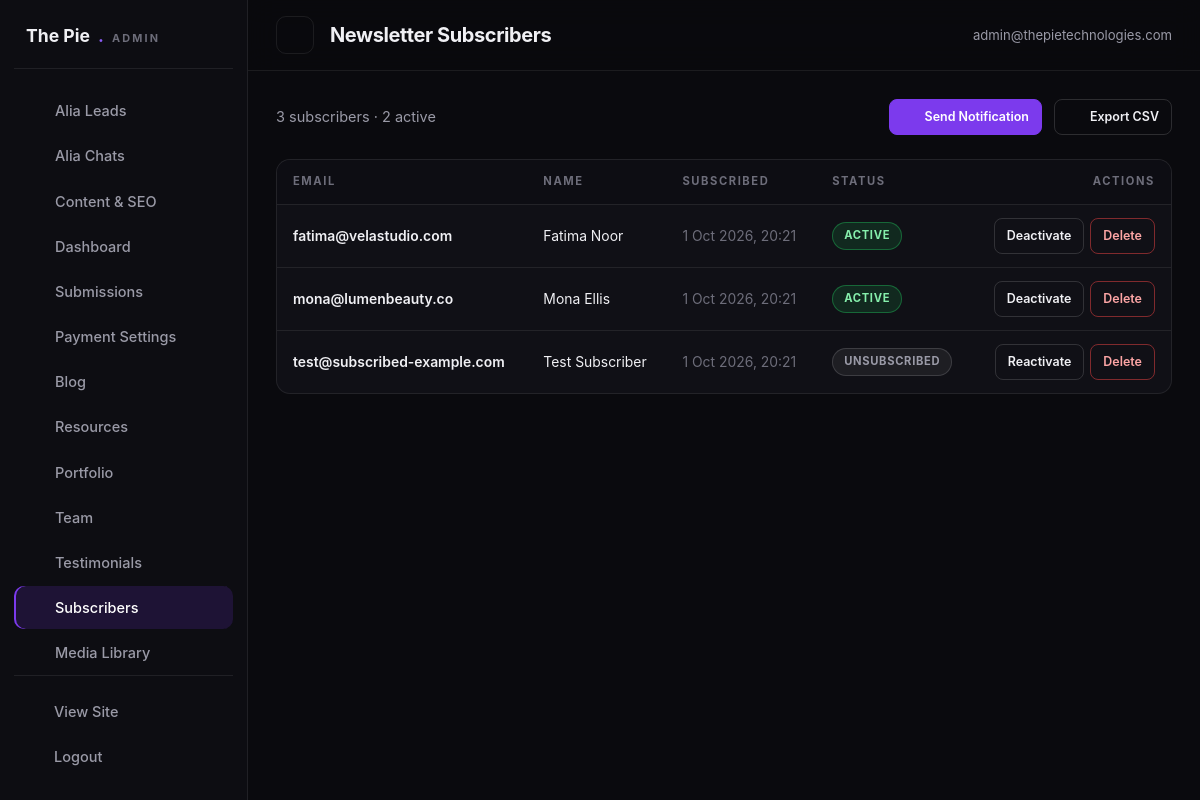
Page /admin/subscribers.php (signed in) on the committed database.
### tables this page shows
CREATE TABLE IF NOT EXISTS newsletter_subscribers (
  id INT AUTO_INCREMENT PRIMARY KEY,
  email VARCHAR(150) UNIQUE NOT NULL,
  name VARCHAR(150),
  is_active TINYINT(1) DEFAULT 1,
  subscribed_at TIMESTAMP DEFAULT CURRENT_TIMESTAMP
);

### includes/functions.php (called while the page is built, shortened)
<?php
function esc($value)
{
    return htmlspecialchars((string) $value, ENT_QUOTES, 'UTF-8');
}
function url($path = '', $pretty = null)
{
    $path = trim((string) $path, '/');
    if ($pretty === null) {
        $pretty = PRETTY_URLS;
    }
    if ($path !== '' && substr($path, -4) !== '.php' && $pretty && strpos($path, '?') === false) {
        $url = BASE_URL . '/' . $path;
    } elseif ($path !== '' && substr($path, -4) !== '.php' && !$pretty && strpos($path, '?') === false) {
        $url = BASE_URL . '/' . $path . '.php';
    } else {
        $url = BASE_URL . ($path === '' ? '/' : '/' . $path);
    }
    return $url;
}
function asset($path)
{
    return BASE_URL . '/' . ltrim((string) $path, '/');
}
function formatDate($datetime, $format = 'j M Y')
{
    $ts = strtotime((string) $datetime);
    return $ts ? date($format, $ts) : '';
}
function isAdminLoggedIn()
{
    return !empty($_SESSION['admin_id']);
}
function currentAdmin()
{
    $admin = dbOne('SELECT * FROM admin_users WHERE id = ?', array((int) $_SESSION['admin_id']));
    return $admin;
}

### includes/db.php (called while the page is built, shortened)
<?php
if (!function_exists('dbAll')) {
    function dbAll($sql, $params = array())
    {
        try {
            $st = $GLOBALS['pdo']->prepare($sql);
            $st->execute($params);
            return $st->fetchAll();
        } catch (PDOException $e) {
            error_log('[TPT] Query failed: ' . $e->getMessage() . ' | ' . $sql);
            return array();
        }
    }
}
if (!function_exists('dbOne')) {
    function dbOne($sql, $params = array())
    {
        $rows = dbAll($sql, $params);
        return $rows ? $rows[0] : null;
    }
}

### admin/subscribers.php (the view, shortened to what this page needs)
<?php
$adminPage  = 'subscribers';
$adminTitle = 'Newsletter Subscribers';
$subscribers = dbAll('SELECT * FROM newsletter_subscribers ORDER BY subscribed_at DESC');
require_once dirname(__DIR__) . '/includes/admin-header.php';
?>
<div class="a-toolbar">
    <span class="text-muted"><?= count($subscribers) ?> subscriber<?= count($subscribers) === 1 ? '' : 's' ?> · <?= count(array_filter($subscribers, function ($s) { return (int) $s['is_active'] === 1; })) ?> active</span>
    <a class="a-btn primary small" href="subscriber-notify.php"><?= icon('send', 15) ?> Send Notification</a>
    <a class="a-btn small" href="export.php?type=subscribers"><?= icon('download', 15) ?> Export CSV</a>
</div>
<div class="a-table-wrap">
    <table class="a-table">
        <thead><tr><th>Email</th><th>Name</th><th>Subscribed</th><th>Status</th><th style="text-align:right">Actions</th></tr></thead>
        <tbody>
        <?php foreach ($subscribers as $sub): ?>
        <tr>
            <td class="td-main"><?= esc($sub['email']) ?></td>
            <td><?= esc($sub['name'] !== '' ? $sub['name'] : '—') ?></td>
            <td class="td-sub"><?= esc(formatDate($sub['subscribed_at'], 'j M Y, H:i')) ?></td>
            <td><span class="badge <?= $sub['is_active'] ? 'active' : 'inactive' ?>"><?= $sub['is_active'] ? 'active' : 'unsubscribed' ?></span></td>
            <td>
                <div class="row-actions">
                    <form method="post" action="actions.php" style="display:inline">
                        <button class="a-btn small" type="submit"><?= $sub['is_active'] ? 'Deactivate' : 'Reactivate' ?></button>
                    </form>
                    <form method="post" action="actions.php" style="display:inline" onsubmit="return confirm('Delete this subscriber?');">
                        <button class="a-btn small danger" type="submit">Delete</button>
                    </form>
                </div>
            </td>
        </tr>
        <?php endforeach; ?>
        </tbody>
    </table>
</div>
<?php require_once dirname(__DIR__) . '/includes/admin-footer.php'; ?>

### includes/admin-header.php (shortened to what this page needs)
<?php
$adminPage  = isset($adminPage) ? $adminPage : 'dashboard';
$adminTitle = isset($adminTitle) ? $adminTitle : 'Dashboard';
$adminUser  = currentAdmin();
$adminNav = array(
    array('key' => 'leads', 'label' => 'Alia Leads', 'href' => 'leads.php', 'icon' => 'users'),
    array('key' => 'chats', 'label' => 'Alia Chats', 'href' => 'chats.php', 'icon' => 'chat'),
    array('key' => 'content', 'label' => 'Content & SEO', 'href' => 'content.php', 'icon' => 'edit'),
    array('key' => 'dashboard',    'label' => 'Dashboard',     'href' => 'index.php',        'icon' => 'grid'),
    array('key' => 'submissions',  'label' => 'Submissions',   'href' => 'submissions.php',  'icon' => 'mail'),
    array('key' => 'payments',     'label' => 'Payment Settings', 'href' => 'payments.php',  'icon' => 'card'),
    array('key' => 'blog',         'label' => 'Blog',          'href' => 'blog.php',         'icon' => 'edit'),
    array('key' => 'resources',    'label' => 'Resources',     'href' => 'resources.php',    'icon' => 'download'),
    array('key' => 'portfolio',    'label' => 'Portfolio',     'href' => 'portfolio.php',    'icon' => 'layers'),
    array('key' => 'team',         'label' => 'Team',          'href' => 'team.php',         'icon' => 'users'),
    array('key' => 'testimonials', 'label' => 'Testimonials',  'href' => 'testimonials.php', 'icon' => 'star'),
    array('key' => 'subscribers',  'label' => 'Subscribers',   'href' => 'subscribers.php',  'icon' => 'send'),
    array('key' => 'media',        'label' => 'Media Library', 'href' => 'media.php',        'icon' => 'image'),
    array('key' => 'admins',       'label' => 'Admin Management', 'href' => 'admins.php',    'icon' => 'shield'),
    array('key' => 'settings',     'label' => 'Settings',      'href' => 'settings.php',     'icon' => 'cpu'),
);
?>
<!DOCTYPE html>
<html lang="en">
<head>
<link rel="stylesheet" href="<?= asset('assets/css/admin.css') ?>">
</head>
<body class="admin-body">
<aside class="admin-sidebar" id="adminSidebar">
    <div class="admin-brand">The Pie<span>.</span><small>Admin</small></div>
    <nav>
        <?php foreach ($adminNav as $navItem): ?>
        <a href="<?= esc($navItem['href']) ?>" class="<?= $adminPage === $navItem['key'] ? 'active' : '' ?>"><?= icon($navItem['icon'], 17) ?><span><?= esc($navItem['label']) ?></span></a>
        <?php endforeach; ?>
    </nav>
    <div class="admin-side-foot">
        <a href="<?= url('') ?>" target="_blank" rel="noopener"><?= icon('globe', 16) ?><span>View Site</span></a>
        <a href="logout.php"><?= icon('close', 16) ?><span>Logout</span></a>
    </div>
</aside>
<div class="admin-main">
    <header class="admin-topbar">
        <button class="a-icon-btn sidebar-toggle" id="sidebarToggle" aria-label="Toggle navigation"><?= icon('menu', 20) ?></button>
        <h1><?= esc($adminTitle) ?></h1>
        <div class="admin-top-actions">
            <span class="admin-user"><?= icon('users', 15) ?> <?= esc($adminUser ? $adminUser['email'] : 'admin') ?></span>
        </div>
    </header>
    <main class="admin-content">

### assets/css/admin.css (style rules this page uses)
:root { --bg:#0a0a0e; --panel:#101016; --panel-2:#15151d; --line:rgba(255,255,255,.08); --line-2:rgba(255,255,255,.14); --text:#f0f0f4; --muted:#9a9aa7; --muted-2:#6d6d7a; --violet:#7c3aed; --violet-2:#8b5cf6; --violet-soft:#a78bfa; --cyan:#22d3ee; --amber:#f59e0b; --green:#22c55e; --red:#ef4444; --radius:14px; --sidebar:248px; --font:'Inter',system-ui,-apple-system,'Segoe UI',sans-serif; --display:'Space Grotesk','Inter',system-ui,sans-serif; }
* { box-sizing:border-box }
html { overflow-x:clip }
body { margin:0;background:var(--bg);color:var(--text);font-family:var(--font);font-size:14.5px;line-height:1.6;-webkit-font-smoothing:antialiased }
a { color:inherit;text-decoration:none }
h1,h2,h3,h4 { margin:0;font-family:var(--display);letter-spacing:-.02em }
button { font:inherit;color:inherit;background:none;border:0;cursor:pointer }
.admin-sidebar { position:fixed;inset:0 auto 0 0;width:var(--sidebar);z-index:60; background:#0d0d12;border-right:1px solid var(--line); display:flex;flex-direction:column;padding:22px 14px;gap:6px; transition:transform .3s cubic-bezier(.22,1,.36,1); }
.admin-brand { font-family:var(--display);font-weight:700;font-size:1.1rem;padding:0 12px 18px;border-bottom:1px solid var(--line);margin-bottom:14px;display:flex;align-items:baseline;gap:8px }
.admin-brand span { color:var(--violet-2) }
.admin-brand small { color:var(--muted-2);font-size:.68rem;letter-spacing:.2em;text-transform:uppercase }
.admin-sidebar nav { display:grid;gap:2px;overflow-y:auto }
.admin-sidebar nav a,.admin-side-foot a { display:flex;align-items:center;gap:12px;padding:10px 12px;border-radius:10px; color:var(--muted);font-weight:500;transition:background .2s,color .2s; }
.admin-sidebar nav a.active { background:rgba(124,58,237,.16);color:#fff;box-shadow:inset 2px 0 0 var(--violet) }
.admin-side-foot { margin-top:auto;padding-top:14px;border-top:1px solid var(--line);display:grid;gap:2px }
.admin-main { margin-left:var(--sidebar);min-height:100vh;display:flex;flex-direction:column }
.admin-topbar { position:sticky;top:0;z-index:50;display:flex;align-items:center;gap:16px; padding:16px 28px;background:rgba(10,10,14,.85);backdrop-filter:blur(14px);border-bottom:1px solid var(--line); }
.admin-topbar h1 { font-size:1.25rem }
.admin-top-actions { margin-left:auto;display:flex;gap:10px;align-items:center }
.admin-user { color:var(--muted);font-size:.82rem;display:inline-flex;gap:8px;align-items:center }
.admin-content { padding:28px;display:grid;gap:24px;align-content:start }
.sidebar-toggle { display:none }
.a-btn { display:inline-flex;align-items:center;justify-content:center;gap:8px; padding:10px 18px;border-radius:10px;font-weight:600;font-size:.87rem; border:1px solid var(--line-2);color:var(--text);transition:all .2s;white-space:nowrap; }
.a-btn.primary { background:var(--violet);border-color:var(--violet);color:#fff }
.a-btn.danger { border-color:rgba(239,68,68,.5);color:#fca5a5 }
.a-btn.small { padding:7px 12px;font-size:.78rem;border-radius:8px }
.a-icon-btn { width:38px;height:38px;border-radius:10px;border:1px solid var(--line);display:grid;place-items:center;color:var(--muted);transition:all .2s }
.a-table-wrap { overflow-x:auto;border:1px solid var(--line);border-radius:var(--radius);background:var(--panel) }
.a-table { width:100%;border-collapse:collapse;min-width:760px }
.a-table th { text-align:left;font-size:.7rem;letter-spacing:.14em;text-transform:uppercase;color:var(--muted-2); padding:13px 16px;border-bottom:1px solid var(--line);white-space:nowrap;background:#0d0d13; }
.a-table td { padding:13px 16px;border-bottom:1px solid var(--line);font-size:.87rem;vertical-align:middle }
.a-table tr:last-child td { border-bottom:0 }
.a-table tbody tr { transition:background .15s }
.a-table .row-actions { display:flex;gap:6px;justify-content:flex-end }
.td-main { font-weight:600 }
.td-sub { color:var(--muted-2);font-size:.76rem }
.badge { display:inline-flex;align-items:center;gap:6px;padding:4px 11px;border-radius:999px;font-size:.7rem;font-weight:700;letter-spacing:.06em;text-transform:uppercase }
.badge.published,.badge.active,.badge.approved { background:rgba(34,197,94,.14);color:#86efac;border:1px solid rgba(34,197,94,.4) }
.badge.draft,.badge.inactive,.badge.pending { background:rgba(255,255,255,.06);color:var(--muted);border:1px solid var(--line-2) }
.a-toolbar { display:flex;gap:12px;align-items:center;flex-wrap:wrap }
.text-muted { color:var(--muted) }

### rows in the picture
newsletter_subscribers: email "fatima@velastudio.com", name "Fatima Noor", subscribed_at "1 Oct 2026, 20:21", is_active "ACTIVE"
newsletter_subscribers: email "mona@lumenbeauty.co", name "Mona Ellis", subscribed_at "1 Oct 2026, 20:21", is_active "ACTIVE"
newsletter_subscribers: email "test@subscribed-example.com", name "Test Subscriber", subscribed_at "1 Oct 2026, 20:21", is_active "UNSUBSCRIBED"

### other values in the picture
$navItem['label'] "Alia Leads"
$navItem['label'] "Alia Chats"
$navItem['label'] "Content & SEO"
$navItem['label'] "Dashboard"
$navItem['label'] "Submissions"
$navItem['label'] "Payment Settings"
$navItem['label'] "Blog"
$navItem['label'] "Resources"
$navItem['label'] "Portfolio"
$navItem['label'] "Team"
$navItem['label'] "Testimonials"
$navItem['label'] "Subscribers"
$navItem['label'] "Media Library"
$adminTitle "Newsletter Subscribers"
$adminUser ? $adminUser['email'] : 'admin' "admin@thepietechnologies.com"
